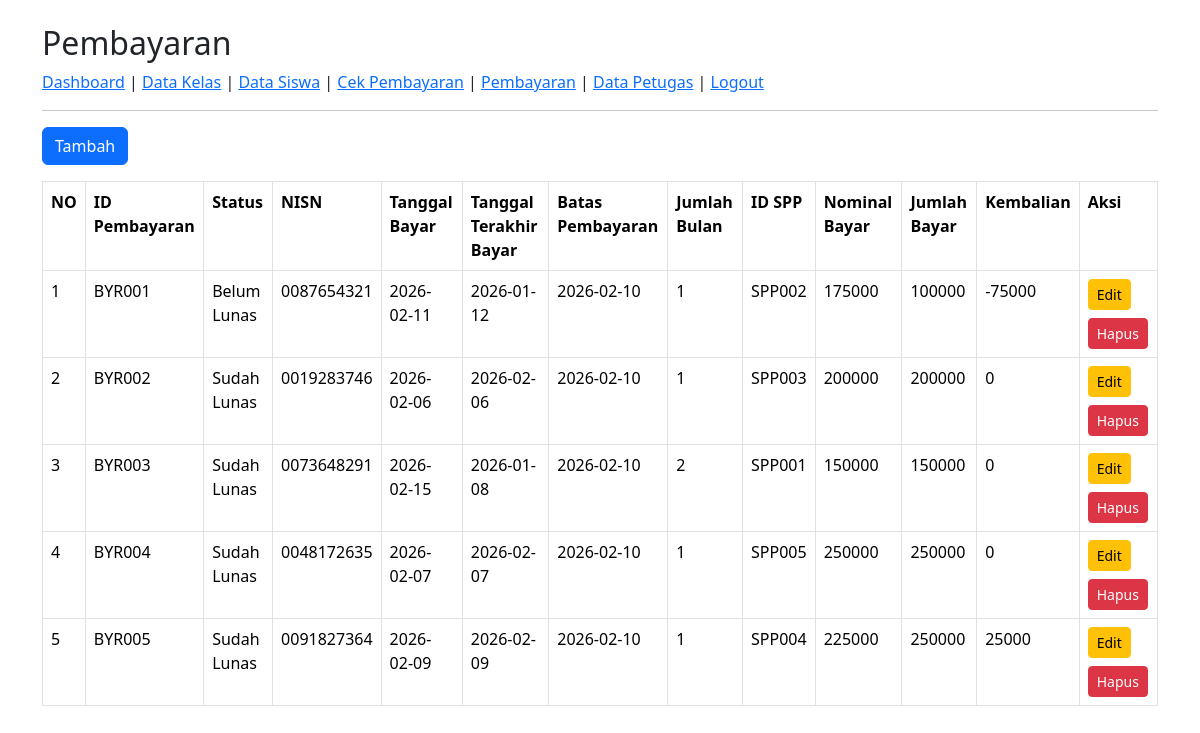
The page /pembayaran/tampil_pembayaran.php (signed in) on the database its author committed.
### tables this page shows
CREATE TABLE `tb_pembayaran` (
  `id_pembayaran` varchar(11) NOT NULL,
  `status` enum('Belum Lunas','Sudah Lunas') NOT NULL,
  `nisn` varchar(10) NOT NULL,
  `tgl_bayar` date NOT NULL,
  `tgl_terakhir_bayar` date NOT NULL,
  `batas_pembayaran` date NOT NULL,
  `jumlah_bulan` varchar(10) NOT NULL,
  `id_spp` varchar(11) NOT NULL,
  `nominal_bayar` varchar(100) NOT NULL,
  `jumlah_bayar` varchar(40) NOT NULL,
  `kembalian` varchar(100) NOT NULL
);

### pembayaran/tampil_pembayaran.php (the view, shortened to what this page needs)
<?php
include('../config.php');
$query = mysqli_query($mysqli, "SELECT * FROM tb_pembayaran");
?>
<!DOCTYPE html>
<html lang="en">
<head>
    <link href="../bootstrap/css/bootstrap.min.css" rel="stylesheet">
</head>
<body>
    <div class="container mt-4">
        <h2>Pembayaran</h2>
        <a href="../dashboard.php">Dashboard</a>
        |
        <a href="../kelas/tampil_kelas.php">Data Kelas</a>
        |
        <a href="../siswa/tampil_siswa.php">Data Siswa</a>
        |
        <a href="../cek_pembayaran/tampil_cek_pembayaran.php">Cek Pembayaran</a>
        |
        <a href="../pembayaran/tampil_pembayaran.php">Pembayaran</a>
        |
        <a href="../petugas/data_petugas.php">Data Petugas</a>
        |
        <a href="../logout.php">Logout</a>
        <hr>
        <a href="tambah_pembayaran.php" class="btn btn-primary mb-3">Tambah</a>
        <table class=" table table-bordered mb-3">
            <tr>
                <th>NO</th>
                <th>ID Pembayaran</th>
                <th>Status</th>
                <th>NISN</th>
                <th>Tanggal Bayar</th>
                <th>Tanggal Terakhir Bayar</th>
                <th>Batas Pembayaran</th>
                <th>Jumlah Bulan</th>
                <th>ID SPP</th>
                <th>Nominal Bayar</th>
                <th>Jumlah Bayar</th>
                <th>Kembalian</th>
                <th>Aksi</th>
            </tr>
            <?php $no = 1;
            while($data = mysqli_fetch_assoc($query)){?>
            <tr>
                <td><?= $no++; ?></td>
                <td><?= ($data['id_pembayaran']); ?></td>
                <td><?= ($data['status']); ?></td>
                <td><?= ($data['nisn']); ?></td>
                <td><?= ($data['tgl_bayar']); ?></td>
                <td><?= ($data['tgl_terakhir_bayar']); ?></td>
                <td><?= ($data['batas_pembayaran']); ?></td>
                <td><?= ($data['jumlah_bulan']); ?></td>
                <td><?= ($data['id_spp']); ?></td>
                <td><?= ($data['nominal_bayar']); ?></td>
                <td><?= ($data['jumlah_bayar']); ?></td>
                <td><?= ($data['kembalian']); ?></td>
                <td>
                    <a href="edit_pembayaran.php?id_pembayaran=<?= $data['id_pembayaran']; ?>"
                        class="btn btn-warning btn-sm mb-2">Edit</a>
                    <a href="hapus_pembayaran.php?id_pembayaran=<?= $data['id_pembayaran']; ?>"
                        class=" btn btn-danger btn-sm" onclick="return confirm('hapus data ini?')">Hapus</a>
                </td>
            </tr>
            <?php } ?>
        </table>
    </div>
</body>
</html>

### rows shown on the page
tb_pembayaran: id_pembayaran "BYR001", status "Belum Lunas", nisn "0087654321", tgl_bayar "2026-02-11", tgl_terakhir_bayar "2026-01-12", batas_pembayaran "2026-02-10", jumlah_bulan "1", id_spp "SPP002", nominal_bayar "175000", jumlah_bayar "100000", kembalian "-75000"
tb_pembayaran: id_pembayaran "BYR002", status "Sudah Lunas", nisn "0019283746", tgl_bayar "2026-02-06", tgl_terakhir_bayar "2026-02-06", batas_pembayaran "2026-02-10", jumlah_bulan "1", id_spp "SPP003", nominal_bayar "200000", jumlah_bayar "200000", kembalian "0"
tb_pembayaran: id_pembayaran "BYR003", status "Sudah Lunas", nisn "0073648291", tgl_bayar "2026-02-15", tgl_terakhir_bayar "2026-01-08", batas_pembayaran "2026-02-10", jumlah_bulan "2", id_spp "SPP001", nominal_bayar "150000", jumlah_bayar "150000", kembalian "0"
tb_pembayaran: id_pembayaran "BYR004", status "Sudah Lunas", nisn "0048172635", tgl_bayar "2026-02-07", tgl_terakhir_bayar "2026-02-07", batas_pembayaran "2026-02-10", jumlah_bulan "1", id_spp "SPP005", nominal_bayar "250000", jumlah_bayar "250000", kembalian "0"
tb_pembayaran: id_pembayaran "BYR005", status "Sudah Lunas", nisn "0091827364", tgl_bayar "2026-02-09", tgl_terakhir_bayar "2026-02-09", batas_pembayaran "2026-02-10", jumlah_bulan "1", id_spp "SPP004", nominal_bayar "225000", jumlah_bayar "250000", kembalian "25000"
